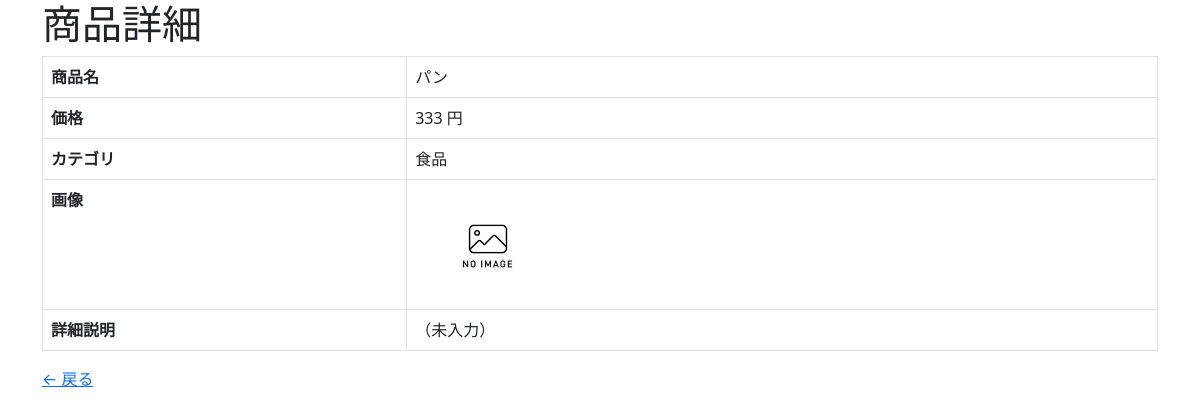
The app's page /crud/detail/1 with its own data.
### crud/models.py (models this page shows, shortened)
class Product(models.Model):
    name = models.CharField(max_length=200)
    price = models.PositiveIntegerField()
    category = models.ForeignKey(Category, on_delete=models.CASCADE)
    img = models.ImageField(blank=True, default='noImage.png')
    description = models.TextField(blank=True, null=True)

class Category(models.Model):
    name = models.CharField(max_length=200)
    def __str__(self):
        return self.name

### crud/views.py (the view)
# urls.py: path('crud/detail/<int:pk>', views.ProductDetailView.as_view(), name="detail"),
class ProductDetailView(DetailView):
    model = Product
    template_name = "crud/product_detail.html"

### crud/templates/crud/product_detail.html (shortened to what this page needs)
{% extends "base.html" %}
{% block content %}
<h1>商品詳細</h1>
<table class="table table-bordered">
    <tr>
        <th>商品名</th>
        <td>{{ object.name }}</td>
    </tr>
    <tr>
        <th>価格</th>
        <td>{{ object.price }} 円</td>
    </tr>
    <tr>
        <th>カテゴリ</th>
        <td>{{ object.category }}</td>
    </tr>
    <tr>
        <th>画像</th>
        <td>
            {% if object.img %}
                <img src="{{ object.img.url }}" style="width:150px;">
            {% else %}
                <img src="/media/noImage.png" style="width:150px;">
            {% endif %}
        </td>
    </tr>
    <tr>
        <th>詳細説明</th>
        <td>{{ object.description|default:"（未入力）" }}</td>
    </tr>
</table>
<a href="{% url 'list' %}">&larr; 戻る</a>
{% endblock %}

### records on screen
Product: name "パン", price "333", category "食品", description "（未入力）"
